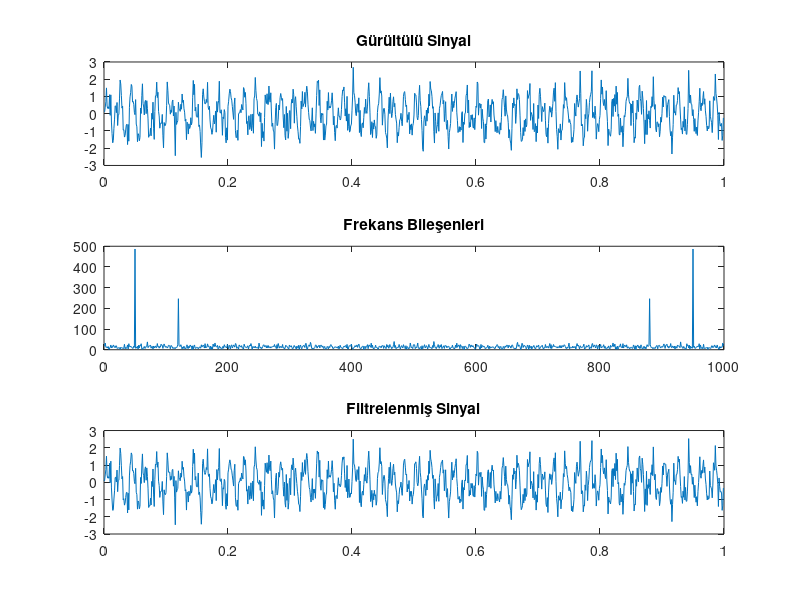

Source code (MATLAB):
% Sinyal oluşturma
fs = 1000; % Örnekleme frekansı (Hz)
t = 0:1/fs:1-1/fs; % Zaman vektörü
signal = sin(2*pi*50*t) + 0.5*sin(2*pi*120*t); % İki farklı frekansta sinyal
noise = 0.5*randn(size(t)); % Gürültü
noisySignal = signal + noise; % Gürültülü sinyal

% Fourier Transformu
Y = fft(noisySignal);
f = (0:length(Y)-1)*(fs/length(Y));

% Filtreleme (50 ve 120 Hz dışındaki frekansları kaldır)
Y_filtered = Y;
Y_filtered(f > 60 & f < 110) = 0;

% Ters Fourier
filteredSignal = ifft(Y_filtered);

% Grafik
figure;
subplot(3,1,1); plot(t, noisySignal); title('Gürültülü Sinyal');
subplot(3,1,2); plot(f, abs(Y)); title('Frekans Bileşenleri');
subplot(3,1,3); plot(t, real(filteredSignal)); title('Filtrelenmiş Sinyal');
%Bu örnekte:

%Amaç: Bir sinyal üzerinde bulunan gürültüyü (noise) temizlemek.
%Kod Açıklaması:
%Sinyal iki farklı frekansta (50 Hz ve 120 Hz) üretiliyor.
%Gürültü (random noise) ekleniyor.
%Fourier dönüşümü ile sinyalin frekans bileşenleri hesaplanıyor.
%İstenmeyen frekans bileşenleri sıfırlanıyor (60-110 Hz arası filtreleniyor).
%Ters Fourier dönüşümü ile filtrelenmiş sinyal zamana geri dönüştürülüyor.
%Sonuç: Gürültü azaltılmış ve net bir sinyal elde ediliyor.